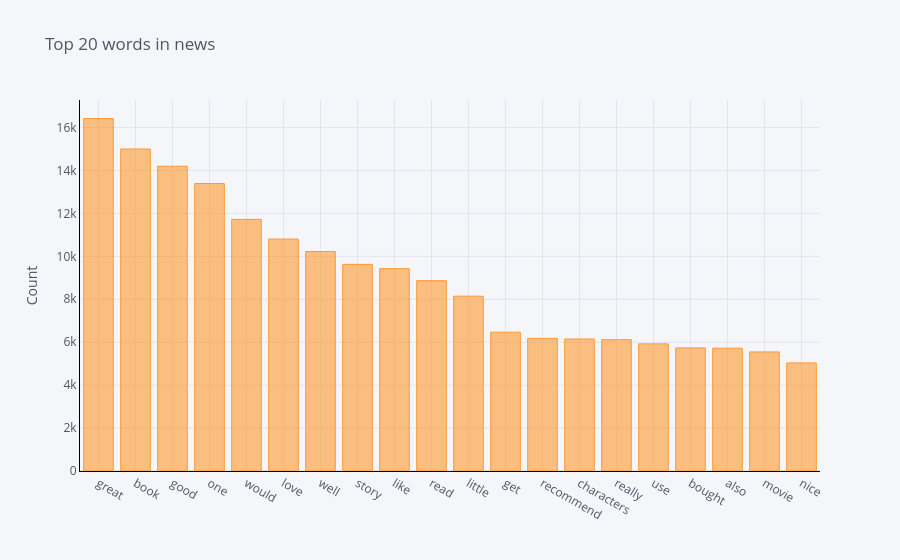

Here is the notebook cell this chart was saved with:
### Code cell
def get_top_n_words(corpus, n=None):
    vec = CountVectorizer().fit(corpus)
    bag_of_words = vec.transform(corpus)
    sum_words = bag_of_words.sum(axis=0) 
    words_freq = [(word, sum_words[0, idx]) for word, idx in vec.vocabulary_.items()]
    words_freq =sorted(words_freq, key = lambda x: x[1], reverse=True)
    return words_freq[:n]

#Calling function and return only top 20 words
common_words = get_top_n_words(cleaned_data['text_'], 20)

#Printing the word and frequency
for word, freq in common_words:
    print(word, freq)

#Creating the dataframe of word and frequency
df1 = pd.DataFrame(common_words, columns = ['text_' , 'count'])

#Group by words and plot the sum
df1.groupby('text_').sum()['count'].sort_values(ascending=False).iplot(
    kind='bar', yTitle='Count', linecolor='black', title='Top 20 words in news')

### Figure 1 — Plotly figure (JSON) as saved in the notebook; plotly's stock layout.template omitted (floating-point values rounded to 4 significant figures)
{"data": [{"marker": {"color": "rgba(255, 153, 51, 0.6)", "line": {"color": "rgba(255, 153, 51, 1.0)", "width": 1}}, "name": "count", "orientation": "v", "text": "", "type": "bar", "x": ["great", "book", "good", "one", "would", "love", "well", "story", "like", "read", "little", "get", "recommend", "characters", "really", "use", "bought", "also", "movie", "nice"], "y": [16420, 15002, 14200, 13395, 11723, 10805, 10227, 9627, 9428, 8868, 8144, 6467, 6179, 6151, 6119, 5923, 5736, 5721, 5548, 5036]}], "layout": {"legend": {"bgcolor": "#F5F6F9", "font": {"color": "#4D5663"}}, "paper_bgcolor": "#F5F6F9", "plot_bgcolor": "#F5F6F9", "title": {"font": {"color": "#4D5663"}, "text": "Top 20 words in news"}, "xaxis": {"gridcolor": "#E1E5ED", "linecolor": "black", "showgrid": true, "tickfont": {"color": "#4D5663"}, "title": {"font": {"color": "#4D5663"}, "text": ""}, "zerolinecolor": "#E1E5ED"}, "yaxis": {"gridcolor": "#E1E5ED", "linecolor": "black", "showgrid": true, "tickfont": {"color": "#4D5663"}, "title": {"font": {"color": "#4D5663"}, "text": "Count"}, "zerolinecolor": "#E1E5ED"}}}
